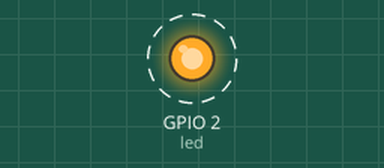
Simulated run of this program. Board: ESP32 board running MicroPython. Shown: output pins drawn as LEDs (lit = HIGH). Dashed ring = blinking. What the program prints to the serial console is not drawn.

Above: at 0.2 s.
Timing chart, 0 to 3.0 s (numbered marks = the images above):
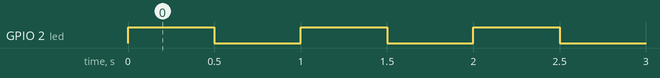

Measured:
- by itself, GPIO 2 (led): alternates HIGH for 0.50 s and LOW for 0.50 s

The program:

blink.py
```python
import machine
import time
from lib.utils import greeting

# Adjust to your board's onboard LED (commonly 2 on ESP32 DevKit, 48 on ESP32-S3).
LED_PIN = 2

led = machine.Pin(LED_PIN, machine.Pin.OUT)

greeting()

while True:
    led.value(1)
    print("on")
    time.sleep(0.5)

    led.value(0)
    print("off")
    time.sleep(0.5)
```

utils.py
```python
def greeting():
    print("Hello from utils.py!")
```
